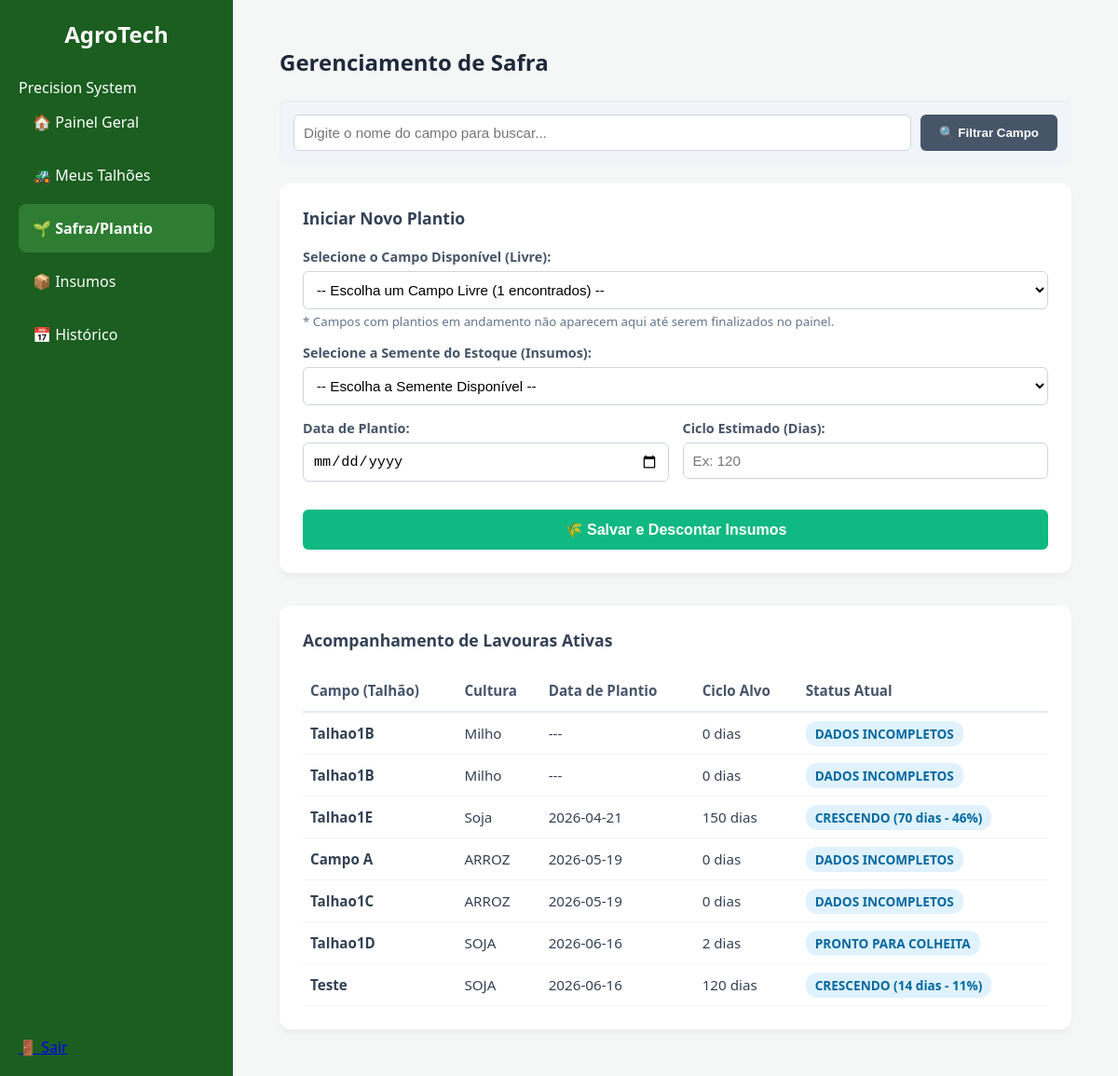
/safra (signed in), run on the app's committed database.
### tables this page shows
CREATE TABLE Safra (
        id INTEGER PRIMARY KEY AUTOINCREMENT,
        talhao_id INTEGER NOT NULL,
        cultura TEXT NOT NULL,
        data_plantio DATE,
        ciclo_dias INTEGER,
        status TEXT, qtd_fertilizante REAL DEFAULT 0.0, qtd_semente REAL DEFAULT 0.0, qtd_defensivo REAL DEFAULT 0.0,
        FOREIGN KEY (talhao_id) REFERENCES Talhao(id)
    );

CREATE TABLE Talhao (
        id INTEGER PRIMARY KEY AUTOINCREMENT,
        usuario_id INTEGER NOT NULL,
        nome TEXT NOT NULL,
        largura_metros REAL,
        altura_metros REAL,
        area_hectares REAL,
        tipo_solo TEXT,
        FOREIGN KEY (usuario_id) REFERENCES Usuario(id)
    );

### app.py (the view, shortened to what this page needs)
@app.route('/safra', methods=['GET', 'POST'])
def safra():
    if 'user_id' not in session:
        return redirect(url_for('login'))
    db = get_db()
    user_id = session['user_id']
    busca_talhao = request.args.get('busca_talhao', '').strip()
    query_base = """
        SELECT id, nome, area_hectares FROM Talhao
        WHERE usuario_id = ?
        AND id NOT IN (
            SELECT talhao_id FROM Safra
            WHERE status != 'Finalizado' AND talhao_id IS NOT NULL
        )
    """
    if busca_talhao:
        talhoes = db.execute(query_base + " AND nome LIKE ?", (user_id, f'%{busca_talhao}%')).fetchall()
    else:
        talhoes = db.execute(query_base, (user_id,)).fetchall()
    sementes_disponiveis = db.execute("""
        SELECT id, nome_insumo, quantidade FROM Insumo
        WHERE usuario_id = ?
        AND (categoria LIKE '%Semente%' OR categoria = 'Semente')
        AND quantidade > 0
    """, (user_id,)).fetchall()
    safras_raw = db.execute("""
        SELECT s.id, t.nome as talhao_nome, s.cultura, s.data_plantio, s.ciclo_dias, s.status
        FROM Safra s
        JOIN Talhao t ON s.talhao_id = t.id
        WHERE t.usuario_id = ? AND s.status != 'Finalizado'
    """, (user_id,)).fetchall()
    safras_processadas = []
    hoje = datetime.now().date()
    for s in safras_raw:
        if not s['data_plantio'] or s['ciclo_dias'] is None:
            novo_status = "DADOS INCOMPLETOS"
            data_exibicao = s['data_plantio'] if s['data_plantio'] else "---"
            ciclo_exibicao = 0
        else:
            try:
                data_p = datetime.strptime(s['data_plantio'], '%Y-%m-%d').date()
                dias_passados = (hoje - data_p).days
                ciclo_total = int(s['ciclo_dias'])
                data_exibicao = s['data_plantio']
                ciclo_exibicao = ciclo_total
                if s['status'] == 'Pronto para Colheita' or dias_passados >= ciclo_total:
                    novo_status = "PRONTO PARA COLHEITA"
                elif dias_passados < 0:
                    novo_status = "PLANEJADO"
                else:
                    percentual = min(100, int((dias_passados / ciclo_total) * 100))
                    novo_status = f"CRESCENDO ({dias_passados} dias - {percentual}%)"
            except:
                novo_status = "ERRO DE FORMATAÇÃO"
                data_exibicao = s['data_plantio']
                ciclo_exibicao = s['ciclo_dias']
        safras_processadas.append({
            'talhao_nome': s['talhao_nome'],
            'cultura': s['cultura'],
            'data_plantio': data_exibicao,
            'ciclo_dias': ciclo_exibicao,
            'status': novo_status
        })
    db.close()
    return render_template('safra.html', talhoes=talhoes, sementes=sementes_disponiveis, safras=safras_processadas, busca_talhao=busca_talhao)

### app.py (called while the page is built)
def get_db():
    conn = sqlite3.connect('agrotech.db')
    conn.row_factory = sqlite3.Row
    return conn

### templates/safra.html (shortened to what this page needs)
{% extends "base.html" %}
{% block content %}
<div style="max-width: 900px; margin: 0 auto; padding: 20px;">
    <h2 style="color: #1e293b; margin-bottom: 25px;">Gerenciamento de Safra</h2>
    <div style="background: #f1f5f9; padding: 15px; border-radius: 8px; margin-bottom: 20px; box-shadow: inset 0 1px 2px rgba(0,0,0,0.05);">
        <form method="GET" action="{{ url_for('safra') }}" style="display: flex; gap: 10px;">
            <input type="text" name="busca_talhao" value="{{ busca_talhao }}" placeholder="Digite o nome do campo para buscar..."
                   style="flex: 1; padding: 10px; border: 1px solid #cbd5e1; border-radius: 6px; font-size: 0.95rem;">
            <button type="submit" style="background: #475569; color: white; padding: 10px 20px; border: none; border-radius: 6px; cursor: pointer; font-weight: 600;">
                🔍 Filtrar Campo
            </button>
        </form>
    </div>
    <div style="background: white; padding: 25px; border-radius: 12px; box-shadow: 0 4px 6px -1px rgba(0,0,0,0.05); margin-bottom: 35px;">
        <h4 style="margin: 0 0 20px 0; color: #334155; font-size: 1.1rem;">Iniciar Novo Plantio</h4>
        <form method="POST" action="{{ url_for('safra') }}" style="display: flex; flex-direction: column; gap: 15px;">
            <div>
                <label style="display: block; margin-bottom: 6px; color: #475569; font-weight: 600; font-size: 0.9rem;">Selecione o Campo Disponível (Livre):</label>
                <select name="talhao_id" required style="width: 100%; padding: 10px; border: 1px solid #cbd5e1; border-radius: 6px; font-size: 0.95rem; background-color: #fff;">
                    {% if talhoes %}
                        <option value="" disabled selected>-- Escolha um Campo Livre ({{ talhoes|length }} encontrados) --</option>
                    {% else %}
                        <option value="" disabled selected>Nenhum campo livre ou correspondente encontrado.</option>
                    {% endif %}
                </select>
                <small style="color: #64748b; margin-top: 4px; display: block;">* Campos com plantios em andamento não aparecem aqui até serem finalizados no painel.</small>
            </div>
            <div>
                <label style="display: block; margin-bottom: 6px; color: #475569; font-weight: 600; font-size: 0.9rem;">Selecione a Semente do Estoque (Insumos):</label>
                <select name="insumo_id" required style="width: 100%; padding: 10px; border: 1px solid #cbd5e1; border-radius: 6px; font-size: 0.95rem; background-color: #fff;">
                    {% if sementes %}
                        <option value="" disabled selected>-- Escolha a Semente Disponível --</option>
                    {% else %}
                        <option value="" disabled selected>Nenhuma semente com saldo disponível no Almoxarifado.</option>
                    {% endif %}
                </select>
            </div>
            <div style="display: flex; gap: 15px; flex-wrap: wrap;">
                <div style="flex: 1; min-width: 200px;">
                    <label style="display: block; margin-bottom: 6px; color: #475569; font-weight: 600; font-size: 0.9rem;">Data de Plantio:</label>
                    <input type="date" name="data_plantio" required style="width: 100%; padding: 10px; border: 1px solid #cbd5e1; border-radius: 6px; font-size: 0.95rem;">
                </div>
                <div style="flex: 1; min-width: 200px;">
                    <label style="display: block; margin-bottom: 6px; color: #475569; font-weight: 600; font-size: 0.9rem;">Ciclo Estimado (Dias):</label>
                    <input type="number" name="ciclo_dias" placeholder="Ex: 120" required style="width: 100%; padding: 10px; border: 1px solid #cbd5e1; border-radius: 6px; font-size: 0.95rem;">
                </div>
            </div>
            <button type="submit" style="background: #10b981; color: white; padding: 12px; border: none; border-radius: 6px; font-size: 1rem; font-weight: bold; cursor: pointer; margin-top: 15px; transition: background 0.2s;">
                🌾 Salvar e Descontar Insumos
            </button>
        </form>
    </div>
    <div style="background: white; padding: 25px; border-radius: 12px; box-shadow: 0 4px 6px -1px rgba(0,0,0,0.05);">
        <h4 style="margin: 0 0 20px 0; color: #334155; font-size: 1.1rem;">Acompanhamento de Lavouras Ativas</h4>
        <div style="overflow-x: auto;">
            <table style="width: 100%; border-collapse: collapse; text-align: left; font-size: 0.95rem;">
                <thead>
                    <tr style="border-bottom: 2px solid #e2e8f0; color: #475569;">
                        <th style="padding: 12px 8px;">Campo (Talhão)</th>
                        <th style="padding: 12px 8px;">Cultura</th>
                        <th style="padding: 12px 8px;">Data de Plantio</th>
                        <th style="padding: 12px 8px;">Ciclo Alvo</th>
                        <th style="padding: 12px 8px;">Status Atual</th>
                    </tr>
                </thead>
                <tbody>
                    {% for safra in safras %}
                    <tr style="border-bottom: 1px solid #f1f5f9; color: #334155;">
                        <td style="padding: 12px 8px; font-weight: bold;">{{ safra.talhao_nome }}</td>
                        <td style="padding: 12px 8px;">{{ safra.cultura }}</td>
                        <td style="padding: 12px 8px;">{{ safra.data_plantio }}</td>
                        <td style="padding: 12px 8px;">{{ safra.ciclo_dias }} dias</td>
                        <td style="padding: 12px 8px;">
                            <span style="background: #e0f2fe; color: #0369a1; padding: 4px 10px; border-radius: 12px; font-size: 0.85rem; font-weight: 600;">
                                {{ safra.status }}
                            </span>
                        </td>
                    </tr>
                    {% else %}
                    <tr>
                        <td colspan="5" style="padding: 20px; text-align: center; color: #64748b;">Nenhuma lavoura em andamento registrada.</td>
                    </tr>
                    {% endfor %}
                </tbody>
            </table>
        </div>
    </div>
</div>
{% endblock %}

### templates/base.html (shortened to what this page needs)
<!DOCTYPE html>
<html lang="pt-br">
<head>
    <link rel="stylesheet" href="{{ url_for('static', filename='css/style.css') }}">
</head>
<body>
    <div class="wrapper">
        <nav class="sidebar">
            <div class="sidebar-header">
                <h2>AgroTech</h2>
                <p>Precision System</p>
            </div>
            <ul class="nav-links">
                <li class="{{ 'active' if request.endpoint == 'dashboard' }}">
                    <a href="{{ url_for('dashboard') }}">🏠 Painel Geral</a>
                </li>
                <li class="{{ 'active' if request.endpoint == 'talhao' }}">
                    <a href="{{ url_for('talhao') }}">🚜 Meus Talhões</a>
                </li>
                <li class="{{ 'active' if request.endpoint == 'safra' }}">
					<a href="{{ url_for('safra') }}">🌱 Safra/Plantio</a>
					</li>
                <li class="{{ 'active' if request.endpoint == 'insumo' }}">
                    <a href="{{ url_for('insumo') }}">📦 Insumos</a>
                    </li>
                <li class="{{ 'active' if request.endpoint == 'historico' }}">
                    <a href="{{ url_for('historico') }}">📅 Histórico</a>
                    </li>
            </ul>
            <div class="sidebar-footer">
                <a href="{{ url_for('login') }}" class="btn-logout">🚪 Sair</a>
            </div>
        </nav>
        <main class="main-content">
            {% block content %}
            {% endblock %}
        </main>
    </div>
</body>
</html>

### static/css/style.css (style rules this page uses)
* { margin: 0; padding: 0; box-sizing: border-box; }
body { font-family: 'Segoe UI', sans-serif; background: #f4f7f6; }
.wrapper { display: flex; height: 100vh; }
.sidebar { width: 250px; background: #1b5e20; color: white; padding: 20px; display: flex; flex-direction: column; }
.sidebar h2 { margin-bottom: 30px; font-size: 24px; text-align: center; }
.nav-links { list-style: none; flex-grow: 1; }
.nav-links li { padding: 15px; border-radius: 8px; margin-bottom: 5px; cursor: pointer; }
.nav-links li.active { background: #2e7d32; font-weight: bold; }
.nav-links a { color: white; text-decoration: none; display: block; }
.main-content { flex-grow: 1; padding: 30px; overflow-y: auto; }

### data on the page
Safra: talhao_nome "Talhao1B", cultura "Milho", data_plantio "---", ciclo_dias "0", status "DADOS INCOMPLETOS"
Safra: talhao_nome "Talhao1B", cultura "Milho", data_plantio "---", ciclo_dias "0", status "DADOS INCOMPLETOS"
Safra: talhao_nome "Talhao1E", cultura "Soja", data_plantio "2026-04-21", ciclo_dias "150", status "CRESCENDO (70 dias - 46%)"
Safra: talhao_nome "Campo A", cultura "ARROZ", data_plantio "2026-05-19", ciclo_dias "0", status "DADOS INCOMPLETOS"
Safra: talhao_nome "Talhao1C", cultura "ARROZ", data_plantio "2026-05-19", ciclo_dias "0", status "DADOS INCOMPLETOS"
Safra: talhao_nome "Talhao1D", cultura "SOJA", data_plantio "2026-06-16", ciclo_dias "2", status "PRONTO PARA COLHEITA"
Safra: talhao_nome "Teste", cultura "SOJA", data_plantio "2026-06-16", ciclo_dias "120", status "CRESCENDO (14 dias - 11%)"
